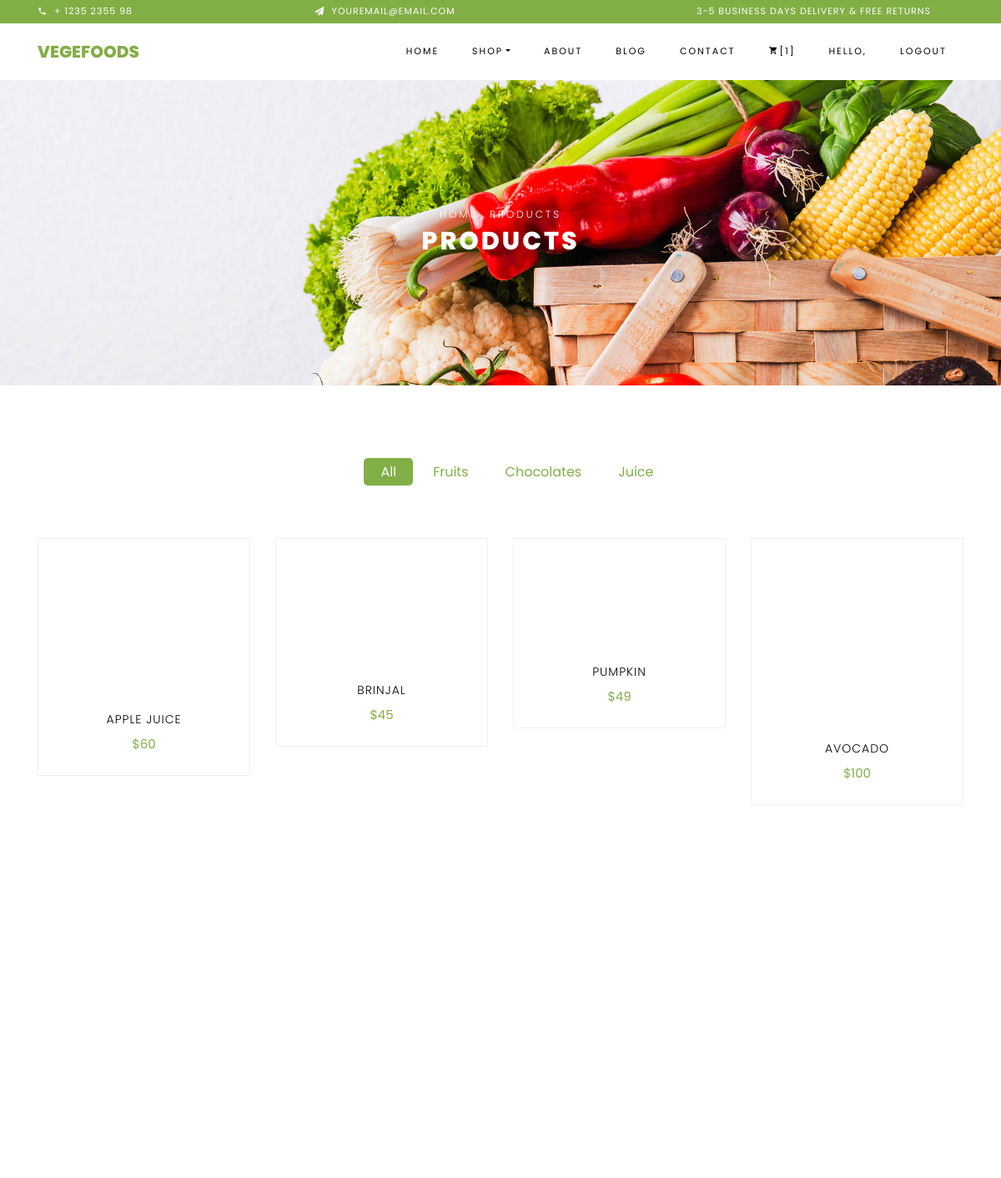
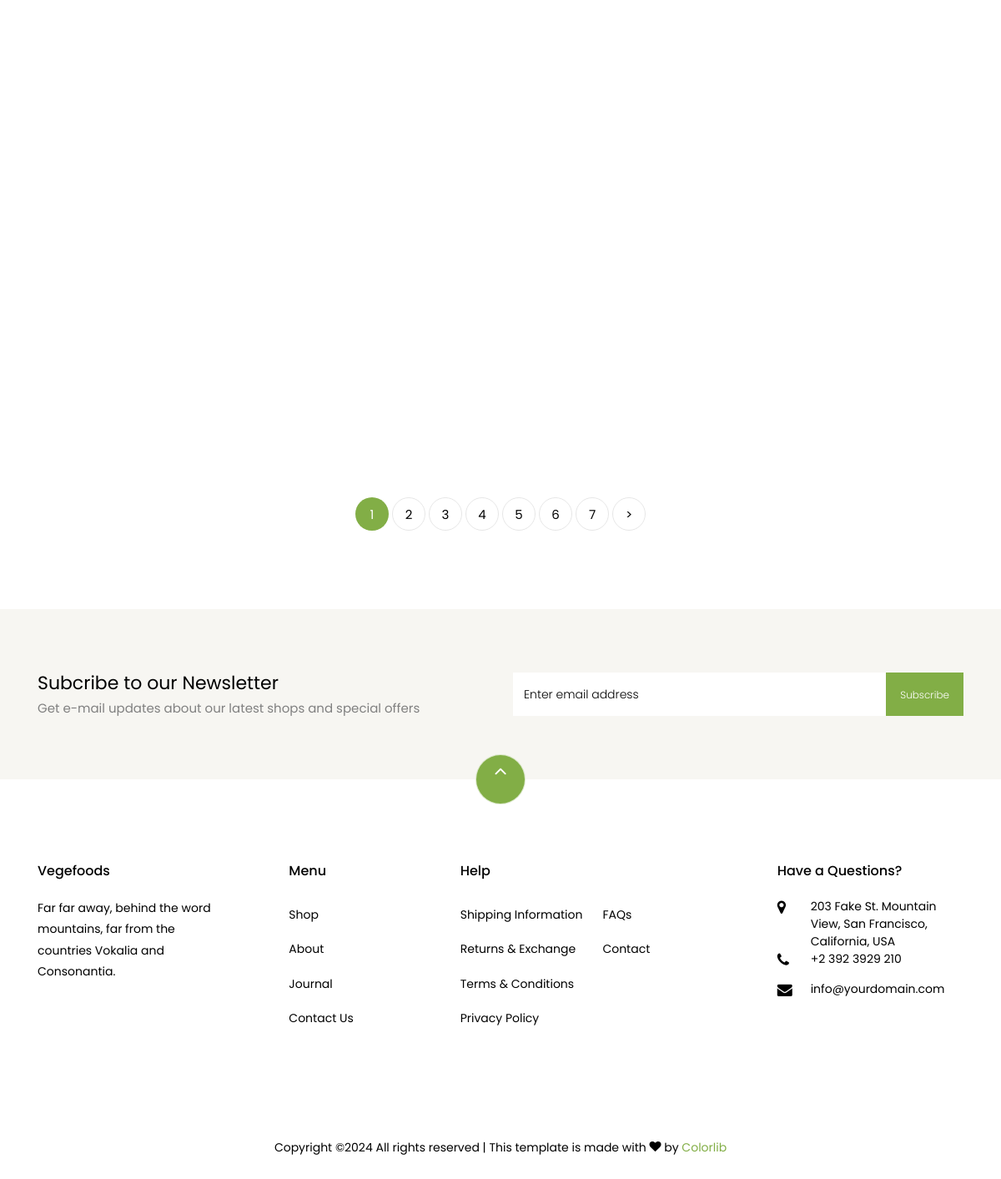
Page /cart/shop/ (signed in) on the committed database (2 pictures, top to bottom).
### product/models.py (models this page shows)
class ProductCategory(models.Model):
    category_name = models.CharField(max_length=500, null=True, blank=True, verbose_name="category_name")
    active = models.BooleanField(default=True, null=True, blank=True, verbose_name="active")
    order = models.IntegerField(null=True, blank=True, verbose_name="order")
    addtime = models.DateTimeField(auto_now_add=True, null=True, blank=True, verbose_name="addtime")
    category_image = models.ImageField(upload_to='category_images', null=True, blank=True,
                                       verbose_name="category_image")
    add_to_homepage = models.BooleanField(default=True, null=True, blank=True, verbose_name="add_to_homepage")
    def __str__(self):
        return self.category_name  # use for showing names
    class Meta:
        ordering = ["category_name"]

class Product(models.Model):
    name = models.CharField(max_length=500, null=True, blank=True, verbose_name="name")
    description = models.TextField(null=True, blank=True, verbose_name="description")
    product_image = models.ImageField(upload_to='product_images', null=True, blank=True, verbose_name="product_image")
    out_of_stock = models.BooleanField(default=False, null=True, blank=True, verbose_name="out_of_stock")
    price = models.IntegerField(null=True, blank=True, verbose_name="price")
    discount_percentage = models.DecimalField(max_digits=5, decimal_places=2, null=True, blank=True, verbose_name="discount_percentage")
    product_category = models.ForeignKey(ProductCategory, on_delete=models.SET_NULL, null=True, blank=True,
                                         verbose_name="product_category")
    product_order = models.IntegerField(default=0, null=True, blank=True, verbose_name="product_order")
    add_to_home = models.BooleanField(default=False, null=True, blank=True, verbose_name="add_to_home")
    addtime = models.DateTimeField(auto_now_add=True, null=True, blank=True, verbose_name="addtime")
    active = models.BooleanField(default=True, null=True, blank=True, verbose_name="active")
    def __str__(self):
        return self.name
    class Meta:
        ordering = ["name"]
    def calculate_discounted_amount(self):
        if self.discount_percentage is not None:
            calculated_discount = (Decimal(self.price) * Decimal(self.discount_percentage)) / Decimal(100)
            discounted_amount = Decimal(self.price) - calculated_discount
            return discounted_amount
        else:
            return None

### cart/views.py (the view)
class ShopView(View):
    def get(self, request, category=None):
        active_categories = ProductCategory.objects.filter(active=True).order_by('order')
        print("active_categories,Cart", active_categories)
        shop_product_list = Product.objects.filter(active=True).order_by('product_order')
        print("shop_product_list, Cart", shop_product_list)
        try:
            page_number = int(request.GET.get('page', 1))
            print("URL page number..", page_number)
        except (PageNotAnInteger, ValueError, TypeError):
            page_number = 1  # Default to 1 if an invalid value is provided
        if category:
            shop_product_list = shop_product_list.filter(product_category__category_name=category)
            print("Selected Category, Cart", shop_product_list)
        p = Paginator(shop_product_list, 2)
        print("p.....", p.num_pages)
        try:
            shop_paginated_product = p.page(page_number)
        except EmptyPage:
            shop_paginated_product = p.page(p.num_pages)
        print("shop_paginated_product..", shop_paginated_product)
        user_cart_items = Cart.objects.filter(user=request.user)
        cart_items_count = user_cart_items.count()  # Count the number of cart items
        print('cart_items_count', cart_items_count)
        context = {
            'selected_category_k': category,
            'shop_product_list_k': shop_product_list,
            'active_categories_k': active_categories,
            'shop_paginated_product_k': shop_paginated_product,
            'cart_items_count_k': cart_items_count
        }
        return render(request, 'shop.html', context)

### templates/shop.html (shortened to what this page needs)
<!DOCTYPE html>
{% load static %}
<html lang="en">
<head>
    <link rel="stylesheet" href="{% static 'css/open-iconic-bootstrap.min.css' %}">
    <link rel="stylesheet" href="{% static 'css/animate.css' %}">
    <link rel="stylesheet" href="{% static 'css/owl.carousel.min.css' %}">
    <link rel="stylesheet" href="{% static 'css/owl.theme.default.min.css' %}">
    <link rel="stylesheet" href="{% static 'css/magnific-popup.css' %}">
    <link rel="stylesheet" href="{% static 'css/aos.css' %}">
    <link rel="stylesheet" href="{% static 'css/ionicons.min.css' %}">
    <link rel="stylesheet" href="{% static 'css/bootstrap-datepicker.css' %}">
    <link rel="stylesheet" href="{% static 'css/jquery.timepicker.css' %}">
    <link rel="stylesheet" href="{% static 'css/flaticon.css' %}">
    <link rel="stylesheet" href="{% static 'css/icomoon.css' %}">
    <link rel="stylesheet" href="{% static 'css/style.css' %}">
</head>
<body class="goto-here">
<div class="py-1 bg-primary">
    <div class="container">
        <div class="row no-gutters d-flex align-items-start align-items-center px-md-0">
            <div class="col-lg-12 d-block">
                <div class="row d-flex">
                    <div class="col-md pr-4 d-flex topper align-items-center">
                        <div class="icon mr-2 d-flex justify-content-center align-items-center"><span
                                class="icon-phone2"></span></div>
                        <span class="text">+ 1235 2355 98</span>
                    </div>
                    <div class="col-md pr-4 d-flex topper align-items-center">
                        <div class="icon mr-2 d-flex justify-content-center align-items-center"><span
                                class="icon-paper-plane"></span></div>
                        <span class="text">youremail@email.com</span>
                    </div>
                    <div class="col-md-5 pr-4 d-flex topper align-items-center text-lg-right">
                        <span class="text">3-5 Business days delivery &amp; Free Returns</span>
                    </div>
                </div>
            </div>
        </div>
    </div>
</div>
<nav class="navbar navbar-expand-lg navbar-dark ftco_navbar bg-dark ftco-navbar-light" id="ftco-navbar">
    <div class="container">
        <a class="navbar-brand" href="{% url 'index' %}">Vegefoods</a>
        <div class="collapse navbar-collapse" id="ftco-nav">
            <ul class="navbar-nav ml-auto">
                <li class="nav-item"><a href="{% url 'index' %}" class="nav-link">Home</a></li>
                <li class="nav-item active dropdown">
                    <a class="nav-link dropdown-toggle" href="#" id="dropdown04" data-toggle="dropdown"
                       aria-haspopup="true" aria-expanded="false">Shop</a>
                </li>
                <li class="nav-item"><a href="{% url 'users:about' %}" class="nav-link">About</a></li>
                <li class="nav-item"><a href="{% url 'blog' %}" class="nav-link">Blog</a></li>
                <li class="nav-item"><a href="{% url 'users:contact' %}" class="nav-link">Contact</a></li>
                <li class="nav-item cta cta-colored"><a href="{% url 'cart:view_cart' %}" class="nav-link"><span
                        class="icon-shopping_cart"></span>[{{cart_items_count_k}}]</a></li>
                {% if user.is_authenticated %}
                <li class="nav-item"><a style="" class="nav-link">Hello, <b>{{user.first_name}}</b></a></li>
                <li class="nav-item"><a href="{% url 'accounts:logout' %}" class="nav-link">Logout</a></li>
                {% else %}
                <li class="nav-item"><a href="{% url 'accounts:register' %}" class="nav-link">Register</a></li>
                <li class="nav-item"><a href="{% url 'accounts:login' %}" class="nav-link">Login</a></li>
                {% endif %}
            </ul>
        </div>
    </div>
</nav>
<div class="hero-wrap hero-bread" style="background-image: url({% static 'images/bg_1.jpg' %});">
    <div class="container">
        <div class="row no-gutters slider-text align-items-center justify-content-center">
            <div class="col-md-9 ftco-animate text-center">
                <p class="breadcrumbs"><span class="mr-2"><a href="{% url 'index' %}">Home</a></span>
                    <span>Products</span></p>
                <h1 class="mb-0 bread">Products</h1>
            </div>
        </div>
    </div>
</div>
<section class="ftco-section">
    <div class="container">
        <div class="row justify-content-center">
            <div class="col-md-10 mb-5 text-center">
                <ul class="product-category">
                    <li><a href="{% url 'cart:shop' %}" {% if not selected_category_k %} class="active" {% endif %}>All</a></li>
                    {% for active_prod_category in active_categories_k %}
                    <li><a href="{% url 'cart:shop_by_category' active_prod_category.category_name %}" {% if selected_category_k == active_prod_category.category_name %} class="active" {% endif %}>{{active_prod_category.category_name}}</a>
                    </li>
                    {% endfor %}
                </ul>
            </div>
        </div>
        <div class="row">
            {% for shop_product in shop_product_list_k %}
            <div class="col-md-6 col-lg-3 ftco-animate">
                <div class="product">
                    <a href="{% url 'product:single_product' shop_product.id %}" class="img-prod"><img class="img-fluid"
                    </a>
                    <div class="text py-3 pb-4 px-3 text-center">
                        <h3><a href="{{shop_product.name}}">{{shop_product.name}}</a></h3>
                        <div class="d-flex">
                            <div class="pricing">
                                <p class="price">
                                    {% if shop_product.discount_percentage %}
                                    <span class="mr-2 price-dc">${{ shop_product.price }}</span>
                                    <span class="price-sale">${{ shop_product.calculate_discounted_amount }}</span>
                                    {% else %}
                                    <span class="price-sale">${{ shop_product.price }}</span>
                                    {% endif %}
                                </p>
                            </div>
                        </div>
                    </div>
                </div>
            </div>
            {% empty %}
            <div class="col-md-12 text-center">
                <h4>No products available in this category</h4>
            </div>
            {% endfor %}
        </div>
        <div class="row mt-5">
            <div class="col text-center">
                <div class="block-27">
                    <ul>
                        {% for i in shop_paginated_product_k.paginator.page_range %}
                        <li {% if i == shop_paginated_product_k.number %} class="active" {% endif %}>
                            <a href="?page={{ i }}">{{ i }}</a>
                        </li>
                        {% endfor %}
                        {% if shop_paginated_product_k.has_next %}
                        <li><a href="?page={{ shop_paginated_product_k.next_page_number }}">&gt;</a></li>
                        {% endif %}
                    </ul>
                </div>
            </div>
        </div>
    </div>
</section>
<section class="ftco-section ftco-no-pt ftco-no-pb py-5 bg-light">
    <div class="container py-4">
        <div class="row d-flex justify-content-center py-5">
            <div class="col-md-6">
                <h2 style="font-size: 22px;" class="mb-0">Subcribe to our Newsletter</h2>
                <span>Get e-mail updates about our latest shops and special offers</span>
            </div>
            <div class="col-md-6 d-flex align-items-center">
                <form action="#" class="subscribe-form">
                    <div class="form-group d-flex">
                        <input type="text" class="form-control" placeholder="Enter email address">
                        <input type="submit" value="Subscribe" class="submit px-3">
                    </div>
                </form>
            </div>
        </div>
    </div>
</section>
<footer class="ftco-footer ftco-section">
    <div class="container">
        <div class="row">
            <div class="mouse">
                <a href="#" class="mouse-icon">
                    <div class="mouse-wheel"><span class="ion-ios-arrow-up"></span></div>
                </a>
            </div>
        </div>
        <div class="row mb-5">
            <div class="col-md">
                <div class="ftco-footer-widget mb-4">
                    <h2 class="ftco-heading-2">Vegefoods</h2>
                    <p>Far far away, behind the word mountains, far from the countries Vokalia and Consonantia.</p>
                    <ul class="ftco-footer-social list-unstyled float-md-left float-lft mt-5">
                    </ul>
                </div>
            </div>
            <div class="col-md">
                <div class="ftco-footer-widget mb-4 ml-md-5">
                    <h2 class="ftco-heading-2">Menu</h2>
                    <ul class="list-unstyled">
                        <li><a href="{% url 'cart:shop' %}" class="py-2 d-block">Shop</a></li>
                        <li><a href="{% url 'users:about' %}" class="py-2 d-block">About</a></li>
                        <li><a href="#" class="py-2 d-block">Journal</a></li>
                        <li><a href="{% url 'users:contact' %}" class="py-2 d-block">Contact Us</a></li>
                    </ul>
                </div>
            </div>
            <div class="col-md-4">
                <div class="ftco-footer-widget mb-4">
                    <h2 class="ftco-heading-2">Help</h2>
                    <div class="d-flex">
                        <ul class="list-unstyled mr-l-5 pr-l-3 mr-4">
                            <li><a href="#" class="py-2 d-block">Shipping Information</a></li>
                            <li><a href="#" class="py-2 d-block">Returns &amp; Exchange</a></li>
                            <li><a href="#" class="py-2 d-block">Terms &amp; Conditions</a></li>
                            <li><a href="#" class="py-2 d-block">Privacy Policy</a></li>
                        </ul>
                        <ul class="list-unstyled">
                            <li><a href="#" class="py-2 d-block">FAQs</a></li>
                            <li><a href="{% url 'users:contact' %}" class="py-2 d-block">Contact</a></li>
                        </ul>
                    </div>
                </div>
            </div>
            <div class="col-md">
                <div class="ftco-footer-widget mb-4">
                    <h2 class="ftco-heading-2">Have a Questions?</h2>
                    <div class="block-23 mb-3">
                        <ul>
                            <li><span class="icon icon-map-marker"></span><span class="text">203 Fake St. Mountain View, San Francisco, California, USA</span>
                            </li>
                            <li><a href="#"><span class="icon icon-phone"></span><span
                                    class="text">+2 392 3929 210</span></a></li>
                            <li><a href="#"><span class="icon icon-envelope"></span><span class="text">info@yourdomain.com</span></a>
                            </li>
                        </ul>
                    </div>
                </div>
            </div>
        </div>
        <div class="row">
            <div class="col-md-12 text-center">
                <p>
                    Copyright &copy;<script>document.write(new Date().getFullYear());</script>
                    All rights reserved | This template is made with <i class="icon-heart color-danger"
                                                                        aria-hidden="true"></i> by <a
                            href="https://colorlib.com" target="_blank">Colorlib</a>
                </p>
            </div>
        </div>
    </div>
</footer>
</body>
</html>

### rows in the picture
ProductCategory: category_name "Fruits"
ProductCategory: category_name "Chocolates"
ProductCategory: category_name "Juice"
Product: name "APPLE JUICE", price "60"
Product: name "BRINJAL", price "45"
Product: name "PUMPKIN", price "49"
Product: name "AVOCADO", price "100"

### other values in the picture
{{ cart_items_count_k }} "1"
{{ i }} "1" "2" "3" "4" "5" "6" "7"
